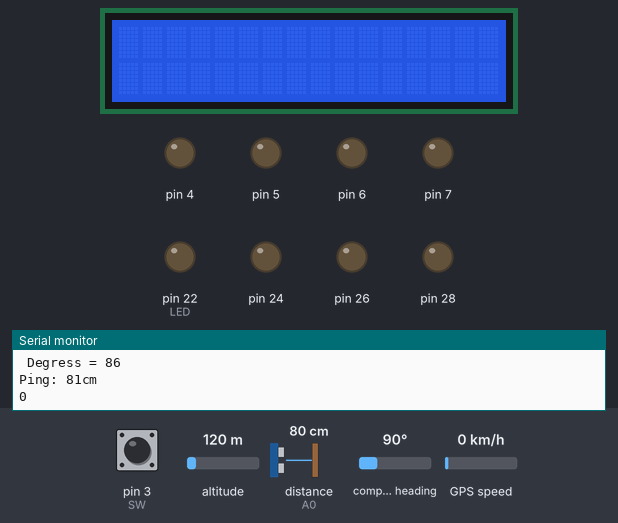
Bench run of a sketch on a simulated Arduino Mega 2560, built with avr-gcc and run on an emulated ATmega2560. On the bench: 16×2 character LCD, output pins drawn as LEDs (lit = HIGH), the last lines printed to the serial monitor. Dashed ring = blinking. The test bench sets the inputs (shaded band); at power-on: distance to the obstacle (sensor on A0) 80 cm, pin 3 (SW) LOW, compass heading 90°, altitude 120 m, GPS speed 0 km/h. The echo pulse lasts 58.3 µs per cm; the GPS gets a fix after 3 s at 37.7749, -122.4194 with 8 satellites.

Above: at 1.2 s.
1.3 s: distance to the obstacle (sensor on A0) set to 72 cm
4.8 s: distance to the obstacle (sensor on A0) set to 64 cm
At 5.7 s:
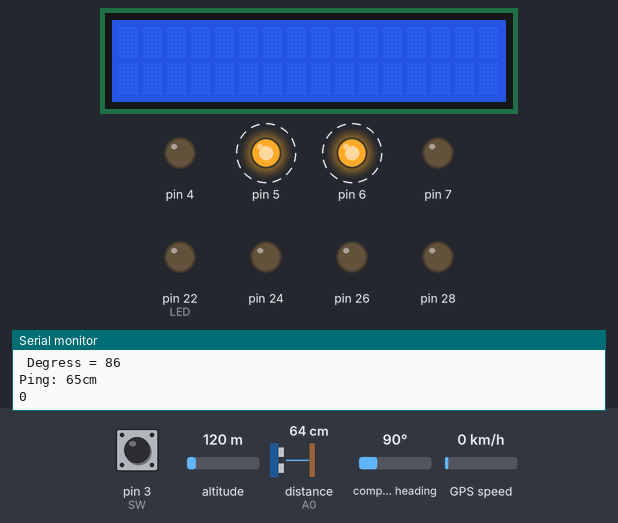
At 6.2 s:
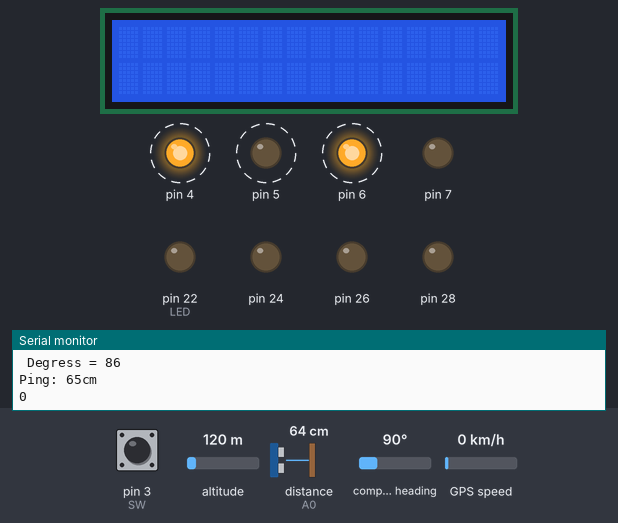
9.0 s: pin 3 (SW) pulled HIGH for 1 s
At 11.4 s:
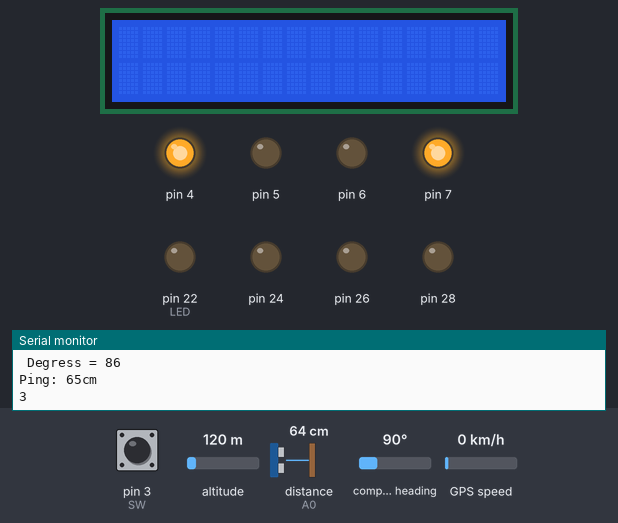
At 14.1 s:
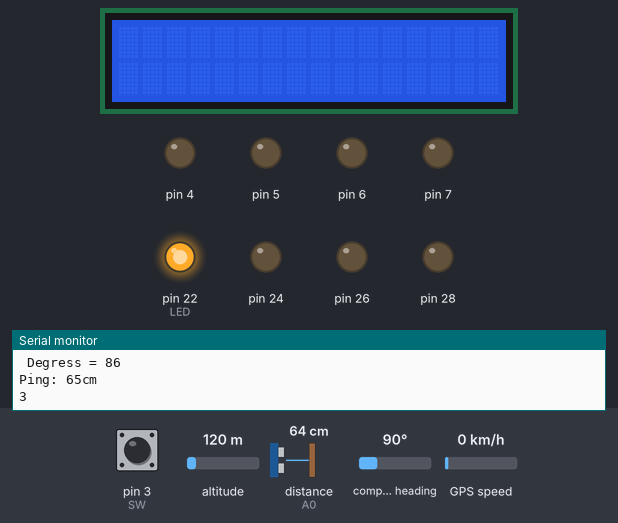
14.2 s: compass heading set to 7°
18.4 s: compass heading set to 90°
20.9 s: compass heading set to 71°
25.1 s: compass heading set to 63°
Timing chart, 0 to 28.0 s (numbered marks = the images above; inputs shaded):
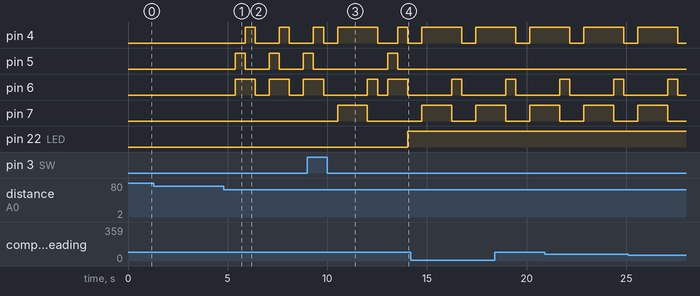

Measured:
- the behaviour switches between 69 and 68 cm on distance to the obstacle (sensor on A0) (found by bisection; images 0 and 1)
- after the input at 4.8 s, pin 4: alternates HIGH for 0.50 s and LOW for 1.2 s, starting after 1.1 s; pin 5: alternates HIGH for 0.50 s and LOW for 1.2 s, starting after 0.59 s; pin 6: alternates HIGH for 1.0 s and LOW for 0.70 s, starting after 0.59 s
- after the input at 9.0 s, pin 22 (LED): LOW → HIGH after 5.0 s

The sketch:

GPS_Car.ino
```cpp
#include <Wire.h>
#include <HMC5883L.h>
#include <LiquidCrystal_I2C.h>
LiquidCrystal_I2C lcd(0x27,16,2);
HMC5883L compass;
#include "TinyGPS++.h"
#include "SoftwareSerial.h"
SoftwareSerial serial_connection(10, 11); //RX=pin 10, TX=pin 11
TinyGPSPlus gps;
float Aj;
float Aw;
float Bj;
float Bw;
float j[]={120.835733,120.835659,120.835763};  //經度
float w[]={24.239366,24.239330,24.239374};   //緯度
byte total=sizeof(j);
float x;
float y;
float declinationAngle;
float heading;
int angle;            //兩點間角度
int headingDegrees;   //羅盤角度
int i;
float(earthRadius); //地球半徑
float(factor);
float(dlat);
float(dlon);
float(a);
float(c);
float(d);
byte position_led;
const byte LED = 22;   // LED 的腳位
const byte SW = 3;     // 開關的腳位
boolean lastState = LOW; // 記錄上次的開關狀態，預設為「低電位」
boolean toggle = LOW;    // 輸出給 LED 的訊號，預設為「低電位」
byte click = 0;        // 開關訊號的改變次數，預設為 0
byte sonar_count;
#include <NewPing.h>
#define TRIGGER_PIN  A1  // Arduino pin tied to trigger pin on the ultrasonic sensor.
#define ECHO_PIN     A0  // Arduino pin tied to echo pin on the ultrasonic sensor.
#define MAX_DISTANCE 200 // Maximum distance we want to ping for (in centimeters). Maximum sensor distance is rated at 400-500cm.
NewPing sonar(TRIGGER_PIN, ECHO_PIN, MAX_DISTANCE);

void setup()
{
  Serial.begin(9600);
  // Initialize Initialize HMC5883L
  Serial.println("Initialize HMC5883L");
  while (!compass.begin())
  {
    Serial.println("Could not find a valid HMC5883L sensor, check wiring!");
    delay(500);
  }
  // Set measurement range
  compass.setRange(HMC5883L_RANGE_1_3GA);

  // Set measurement mode
  compass.setMeasurementMode(HMC5883L_CONTINOUS);

  // Set data rate
  compass.setDataRate(HMC5883L_DATARATE_30HZ);

  // Set number of samples averaged
  compass.setSamples(HMC5883L_SAMPLES_8);

  // Set calibration offset. See HMC5883L_calibration.ino
  compass.setOffset(68,-316);
 Serial.begin(9600);//This opens up communications to the Serial monitor in the Arduino IDE
  serial_connection.begin(9600);//This opens up communications to the GPS
  Serial.println("GPS Start");
Bj=j[0];
Bw=w[0];
pinMode(4,OUTPUT);
pinMode(5,OUTPUT);
pinMode(6,OUTPUT);
pinMode(7,OUTPUT);
pinMode(LED, OUTPUT);
pinMode(24,OUTPUT);
pinMode(26,OUTPUT);
pinMode(28,OUTPUT);
pinMode(SW, INPUT);
lastState = digitalRead(SW);   // 讀取開關的初始值
lcd.begin();// Print a message to the LCD.
lcd.backlight();
}

void loop()
{
 sw();
 while((toggle==0)||(d>10000)){
  motor_stop();
  delay(100);
  break;
 }
//GPS
 while(serial_connection.available())//While there are characters to come from the GPS
  {
    gps.encode(serial_connection.read());//This feeds the serial NMEA data into the library one char at a time
  }
  if(gps.location.isUpdated())//This will pretty much be fired all the time anyway but will at least reduce it to only after a package of NMEA data comes in
  {
    //Get the latest info from the gps object which it derived from the data sent by the GPS unit
  //  Serial.println("Satellite Count:");
  //  Serial.println(gps.satellites.value());
    Serial.println("Latitude:");
    Serial.println(gps.location.lat(), 6);
    Serial.println("Longitude:");
    Serial.println(gps.location.lng(), 6);
  }
    //compass
  Vector norm = compass.readNormalize();
  // Calculate heading
heading = atan2(norm.YAxis, norm.XAxis);
declinationAngle = (-4.0 + (14.0 / 60.0)) / (180 / M_PI);
heading += declinationAngle;
degree_correct();
  // Output
 // Serial.print(" Heading = ");
  //Serial.print(heading);
  Serial.print(" Degress = ");
  Serial.print(headingDegrees );
  Serial.println();

 angle_calculate();
 Distance_calculation();
 sonar_d();

if(angle>(headingDegrees+30)){

 turn_left();

}
if(angle< (headingDegrees-30)){

turn_right();

}
/*if(d>10000){
  motor_stop();
  delay(1000);
}*/

if ((d>2) && (toggle==1) && (d<10000)){
  if((angle<= (headingDegrees+30)) && (angle>=(headingDegrees-30))){
straight();
lcd_print();
delay(100);
sonar_count=0;
}
}
if(d<=2){
motor_stop();
lcd_print();
delay(3000);
i=i+1;
position_led=(2*i)+22;
digitalWrite(position_led,HIGH);
if(i>total ){
  motor_stop();
}else{
Bj=j[i];
Bw=w[i];
}
}


}


//副程式
void motor_stop (){
  digitalWrite(4,LOW);
   digitalWrite(5,LOW);
   digitalWrite(6,LOW);
    digitalWrite(7,LOW);

}
void straight (){
  digitalWrite(4,HIGH);
   digitalWrite(5,LOW);
   digitalWrite(6,HIGH);
    digitalWrite(7,LOW);
}
void turn_right (){
  digitalWrite(4,HIGH);
   digitalWrite(5,LOW);
   digitalWrite(6,LOW);
    digitalWrite(7,HIGH);
}
void turn_left (){
  digitalWrite(4,LOW);
   digitalWrite(5,HIGH);
   digitalWrite(6,HIGH);
    digitalWrite(7,LOW);
}
void degree_correct(){
 if (heading < 0)
  {
    heading += 2 * PI;
  }

  if (heading > 2 * PI)
  {
    heading -= 2 * PI;
  }

  // Convert to degrees
 headingDegrees = heading * 180/M_PI;
}

void angle_calculate(){
 Aj =gps.location.lng();
 Aw=gps.location.lat();

x=(Bj-Aj)*cos(Bw);
y=Bw-Aw;
angle = atan2(x,y)*180/PI;
if (Bw>Aw && Bj>Aj){
 angle +=360;
  }
 if (Bw>Aw && Bj<Aj){
 angle +=360;
  }
  if(angle<0){
    angle=angle+360;
  }
  if (angle>360){
    angle=angle-360;
  }
//Serial.print("angle:");
//Serial.print(angle);

}
void Distance_calculation(){
factor=PI/180;
earthRadius=6371;
dlat=(Bw-Aw)*factor;
dlon=(Bj-Aj)*factor;
a=sin(dlat/2)*sin(dlat/2)+cos(Aw*factor)*cos(Bw*factor)*sin(dlon/2)*sin(dlon/2);
c=2*atan2(sqrt(a),sqrt(1-a));
d=earthRadius*c*1000;
//Serial.print("   distance:");
//Serial.print(d);
}

void lcd_print(){
 lcd.clear();
  lcd.setCursor(0,0);
  lcd.print("deg:");
  lcd.setCursor(4,0);
  lcd.print(angle);
   lcd.setCursor(8,0);
  lcd.print("cps:");
   lcd.setCursor(12,0);
  lcd.print(headingDegrees);
lcd.setCursor(0,1);
  lcd.print("dts:");
  lcd.setCursor(4,1);
  lcd.print(d);
}

void sw(){
 boolean b1 = digitalRead(SW);

  if (b1 != lastState) {     // 如果和之前的開關值不同...
    delay(20);               // 等待 20 毫秒
    boolean b2 = digitalRead(SW);   // 再讀取一次開關值

    if (b1 == b2) {    // 確認兩次開關值是否一致
      lastState = b1; // 儲存開關的狀態
      click ++;       // 增加訊號變化次數
    }
  }

  if (click == 2) {    // 如果開關狀態改變兩次
    click = 0;         // 狀態次數歸零
    toggle = !toggle;            // 取相反值
    digitalWrite(LED, toggle);   // 輸出
  }

}
void sonar_d(){
   delay(50);                     // Wait 50ms between pings (about 20 pings/sec). 29ms should be the shortest delay between pings.
  Serial.print("Ping: ");
  Serial.print(sonar.ping_cm()); // Send ping, get distance in cm and print result (0 = outside set distance range)
  Serial.println("cm");
  Serial.println(sonar_count);
 if((sonar_count >= 3) && (sonar.ping_cm()>10) && (sonar.ping_cm()<70)){
     motor_stop();
  delay(500);
  turn_right();
  delay(1500);
  straight();
  delay(500);

}
if((sonar.ping_cm()>10) && (sonar.ping_cm()<70) && (sonar_count <= 3)){
  sonar_count++;
   motor_stop();
  delay(500);
  turn_left();
  delay(500);
  straight();
  delay(500);
}
/*if(sonar_count>2){
  motor_stop();
  delay(500);
  turn_left();
  delay(500);
  straight();
  delay(500);
  sonar_count = 0;
}*/

}
```
